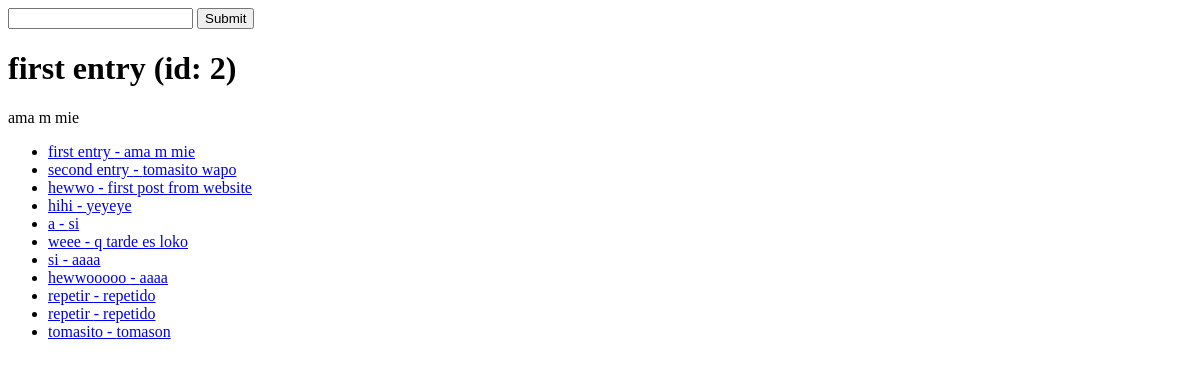
The app's page /, older data.
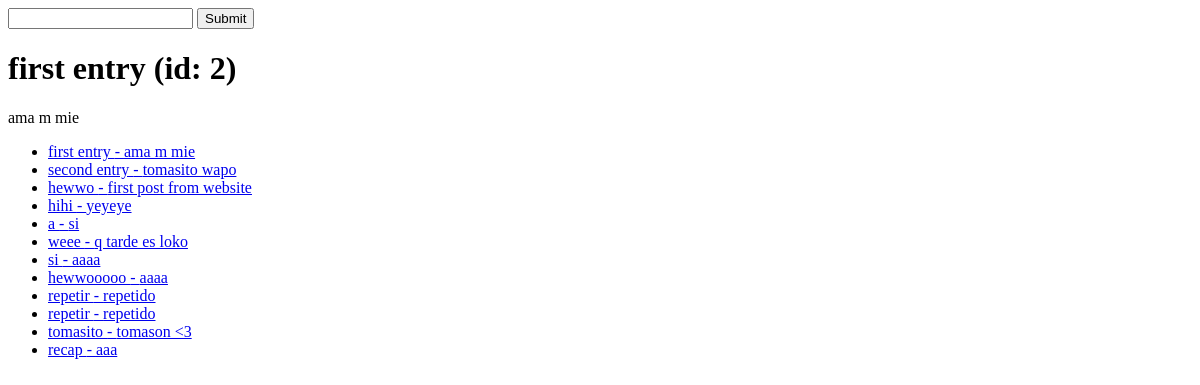
The same page, newer data.
### articles/models.py (models this page shows, shortened)
class Article(models.Model):
    title = models.CharField(max_length=120)
    slug = models.SlugField(blank=True, null=True)
    content = models.TextField()
    updated = models.DateTimeField(auto_now=True)
    timestamp = models.DateTimeField(auto_now_add=True)
    publish = models.DateField(auto_now=False, auto_now_add=False, null=True, blank=True)

### recipe_manager/views.py (the view)
# urls.py: path('', home_view), #index
def home_view(request):
    num = random.randint(1,3)
    article = Article.objects.get(id=num)
    articles = Article.objects.all()
    context = {
        'articles': articles,
        'title': article.title,
        'content': article.content,
        'id': article.id
    }
    htmlpage = render_to_string('home_view.html', context=context)
    return HttpResponse(htmlpage)

### templates/home_view.html
{% extends 'base.html' %}
{% block content %}
<h1>{{ title }} (id: {{ id }})</h1>
<p>{{ content }}</p>
<ul>
    {% for article in articles %}
        {% if article.title %}
            <li><a href="/articles/{{ article.id }}">{{ article.title }} - {{ article.content }}</a></li>
        {% endif %}
    {% endfor %}
</ul>
{% endblock content %}

Row changes from the older to the newer data that the page shows:
changed Article "tomasito": content "tomason" → "tomason <3"
added Article: title "recap", content "aaa"
